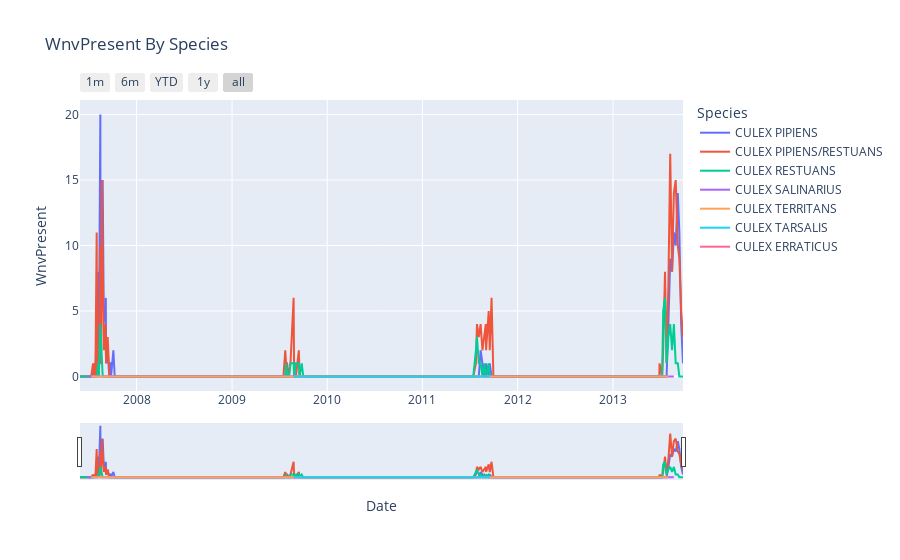

Write notebook code for a chart like this one.
### Code cell
# plot time series showing seasonality of WnvPresent by species

fig = px.line(mos_wnv_by_species, x='Date', y='WnvPresent',title='WnvPresent By Species',color='Species')


fig.update_xaxes(
    rangeslider_visible=True,
    rangeselector=dict(
        buttons=list([
            dict(count=1, label="1m", step="month", stepmode="backward"),
            dict(count=6, label="6m", step="month", stepmode="backward"),
            dict(count=1, label="YTD", step="year", stepmode="todate"),
            dict(count=1, label="1y", step="year", stepmode="backward"),
            dict(step="all")
        ])
    )
)

fig.show()
